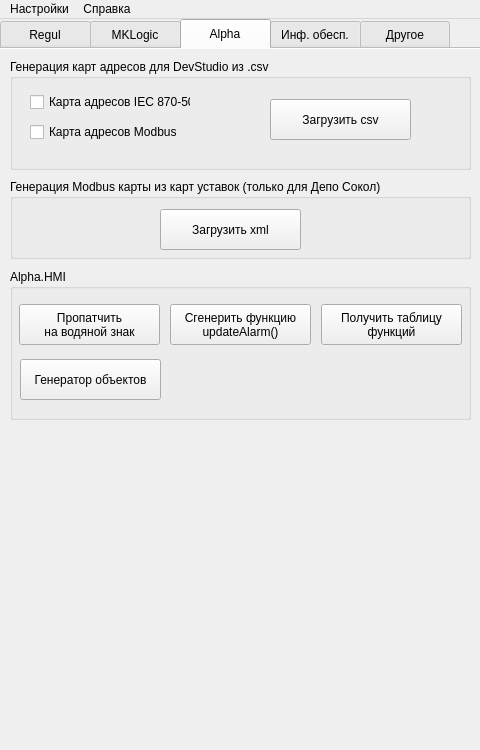
<?xml version="1.0" encoding="UTF-8"?>
<ui version="4.0">
 <class>MainWindow</class>
 <widget class="QMainWindow" name="MainWindow">
  <property name="geometry">
   <rect>
    <x>0</x>
    <y>0</y>
    <width>480</width>
    <height>750</height>
   </rect>
  </property>
  <property name="sizePolicy">
   <sizepolicy hsizetype="Fixed" vsizetype="Fixed">
    <horstretch>0</horstretch>
    <verstretch>0</verstretch>
   </sizepolicy>
  </property>
  <property name="minimumSize">
   <size>
    <width>480</width>
    <height>750</height>
   </size>
  </property>
  <property name="maximumSize">
   <size>
    <width>480</width>
    <height>750</height>
   </size>
  </property>
  <property name="baseSize">
   <size>
    <width>450</width>
    <height>650</height>
   </size>
  </property>
  <property name="windowTitle">
   <string>ИТР Конфигуратор</string>
  </property>
  <property name="windowIcon">
   <iconset resource="../resources/resources.qrc">
    <normaloff>:/icon.ico</normaloff>:/icon.ico</iconset>
  </property>
  <property name="documentMode">
   <bool>false</bool>
  </property>
  <property name="tabShape">
   <enum>QTabWidget::Rounded</enum>
  </property>
  <property name="dockNestingEnabled">
   <bool>false</bool>
  </property>
  <widget class="QWidget" name="centralwidget">
   <widget class="QTabWidget" name="tabWidget">
    <property name="geometry">
     <rect>
      <x>0</x>
      <y>0</y>
      <width>481</width>
      <height>701</height>
     </rect>
    </property>
    <property name="sizePolicy">
     <sizepolicy hsizetype="Fixed" vsizetype="Fixed">
      <horstretch>0</horstretch>
      <verstretch>0</verstretch>
     </sizepolicy>
    </property>
    <property name="statusTip">
     <string/>
    </property>
    <property name="styleSheet">
     <string notr="true">QTabBar::tab 
{
	height: 30;
	width: 90;
}
</string>
    </property>
    <property name="tabPosition">
     <enum>QTabWidget::North</enum>
    </property>
    <property name="tabShape">
     <enum>QTabWidget::Rounded</enum>
    </property>
    <property name="currentIndex">
     <number>2</number>
    </property>
    <property name="documentMode">
     <bool>true</bool>
    </property>
    <widget class="QWidget" name="t0_regul">
     <property name="statusTip">
      <string/>
     </property>
     <property name="whatsThis">
      <string/>
     </property>
     <attribute name="title">
      <string>Regul</string>
     </attribute>
     <attribute name="toolTip">
      <string>Генерация ПО для ПЛК Regul</string>
     </attribute>
     <widget class="QGroupBox" name="RegulAppGroup">
      <property name="geometry">
       <rect>
        <x>10</x>
        <y>10</y>
        <width>461</width>
        <height>161</height>
       </rect>
      </property>
      <property name="title">
       <string>Преобразование xml файлов ПО</string>
      </property>
      <widget class="QComboBox" name="cbox_regulPLC">
       <property name="geometry">
        <rect>
         <x>243</x>
         <y>50</y>
         <width>111</width>
         <height>21</height>
        </rect>
       </property>
       <property name="toolTip">
        <string/>
       </property>
       <property name="statusTip">
        <string>Выбор ПЛК</string>
       </property>
      </widget>
      <widget class="QLabel" name="label_regulPLC">
       <property name="geometry">
        <rect>
         <x>260</x>
         <y>30</y>
         <width>71</width>
         <height>16</height>
        </rect>
       </property>
       <property name="text">
        <string>Выбор ПЛК</string>
       </property>
      </widget>
      <widget class="QPushButton" name="btn_regulLoadXML">
       <property name="geometry">
        <rect>
         <x>230</x>
         <y>100</y>
         <width>141</width>
         <height>41</height>
        </rect>
       </property>
       <property name="statusTip">
        <string>Загрузить ЭЛСИ-ТМК.xml и ЭЛСИ-ТМК_Application.xml</string>
       </property>
       <property name="text">
        <string>Загрузить xml</string>
       </property>
      </widget>
      <widget class="QGroupBox" name="groupBox_OS">
       <property name="geometry">
        <rect>
         <x>20</x>
         <y>30</y>
         <width>131</width>
         <height>91</height>
        </rect>
       </property>
       <property name="title">
        <string>Версия устройств</string>
       </property>
       <widget class="QCheckBox" name="chb_RegulBus_OS">
        <property name="geometry">
         <rect>
          <x>10</x>
          <y>30</y>
          <width>101</width>
          <height>20</height>
         </rect>
        </property>
        <property name="statusTip">
         <string>Влияет на обращение к модулям DI/DO</string>
        </property>
        <property name="text">
         <string>RegulBus OS</string>
        </property>
       </widget>
       <widget class="QCheckBox" name="chb_iec104s_OS">
        <property name="geometry">
         <rect>
          <x>10</x>
          <y>55</y>
          <width>101</width>
          <height>20</height>
         </rect>
        </property>
        <property name="statusTip">
         <string>Влияет только на мс/с во времени выборки. ОС - мс, не ОС - сек</string>
        </property>
        <property name="text">
         <string>Iec104Slave OS</string>
        </property>
       </widget>
      </widget>
     </widget>
     <widget class="QGroupBox" name="RegulModbusGroup">
      <property name="geometry">
       <rect>
        <x>10</x>
        <y>180</y>
        <width>461</width>
        <height>211</height>
       </rect>
      </property>
      <property name="title">
       <string>Генерация Modbus устройств из csv</string>
      </property>
      <widget class="QPushButton" name="btn_TemplatesPath">
       <property name="geometry">
        <rect>
         <x>230</x>
         <y>20</y>
         <width>141</width>
         <height>41</height>
        </rect>
       </property>
       <property name="statusTip">
        <string>Выбор папки в которой хранятся шаблоны</string>
       </property>
       <property name="text">
        <string>Выбрать папку
 с шаблонами</string>
       </property>
       <property name="autoDefault">
        <bool>false</bool>
       </property>
       <property name="default">
        <bool>false</bool>
       </property>
       <property name="flat">
        <bool>false</bool>
       </property>
      </widget>
      <widget class="QLabel" name="label_TemplatesTotal">
       <property name="geometry">
        <rect>
         <x>10</x>
         <y>30</y>
         <width>151</width>
         <height>16</height>
        </rect>
       </property>
       <property name="text">
        <string>Доступно шаблонов: 0</string>
       </property>
      </widget>
      <widget class="QLabel" name="label_TemplatesPath">
       <property name="geometry">
        <rect>
         <x>10</x>
         <y>50</y>
         <width>41</width>
         <height>20</height>
        </rect>
       </property>
       <property name="text">
        <string>Путь</string>
       </property>
      </widget>
      <widget class="QPushButton" name="btn_TemplateGen">
       <property name="geometry">
        <rect>
         <x>150</x>
         <y>160</y>
         <width>141</width>
         <height>41</height>
        </rect>
       </property>
       <property name="statusTip">
        <string>Загрузка всех csv для парсинга шаблонов</string>
       </property>
       <property name="text">
        <string>Загрузить csv</string>
       </property>
       <property name="autoDefault">
        <bool>false</bool>
       </property>
       <property name="default">
        <bool>false</bool>
       </property>
       <property name="flat">
        <bool>false</bool>
       </property>
      </widget>
      <widget class="QLineEdit" name="ledit_TemplatesPath">
       <property name="geometry">
        <rect>
         <x>10</x>
         <y>70</y>
         <width>361</width>
         <height>22</height>
        </rect>
       </property>
       <property name="text">
        <string>-</string>
       </property>
       <property name="readOnly">
        <bool>true</bool>
       </property>
      </widget>
      <widget class="QLabel" name="label_TemplatesVersion">
       <property name="geometry">
        <rect>
         <x>11</x>
         <y>100</y>
         <width>111</width>
         <height>20</height>
        </rect>
       </property>
       <property name="text">
        <string>Версия устройств</string>
       </property>
      </widget>
      <widget class="QLineEdit" name="ledit_TemplatesVersion">
       <property name="geometry">
        <rect>
         <x>123</x>
         <y>100</y>
         <width>111</width>
         <height>21</height>
        </rect>
       </property>
       <property name="statusTip">
        <string>Изменение версии modbus устройств</string>
       </property>
       <property name="text">
        <string>1.6.5.1</string>
       </property>
       <property name="alignment">
        <set>Qt::AlignCenter</set>
       </property>
      </widget>
      <widget class="QCheckBox" name="checkb_TemlatesOS">
       <property name="geometry">
        <rect>
         <x>11</x>
         <y>130</y>
         <width>241</width>
         <height>20</height>
        </rect>
       </property>
       <property name="statusTip">
        <string>Выходные шаблоны будут версии OS, иначе не OS</string>
       </property>
       <property name="text">
        <string>Преобразовать шаблоны к OS версии</string>
       </property>
      </widget>
     </widget>
     <widget class="QGroupBox" name="SokolMBS_Group">
      <property name="geometry">
       <rect>
        <x>10</x>
        <y>400</y>
        <width>461</width>
        <height>80</height>
       </rect>
      </property>
      <property name="title">
       <string>Генерация Modbus устройств по .xlsx таблице (name, ip, template)</string>
      </property>
      <widget class="QPushButton" name="pb_openExellTable_withTemplates">
       <property name="geometry">
        <rect>
         <x>150</x>
         <y>30</y>
         <width>141</width>
         <height>41</height>
        </rect>
       </property>
       <property name="statusTip">
        <string>Рядом с таблицей должна быть папка templates с .xml шаблонами (Сокол)</string>
       </property>
       <property name="text">
        <string>Открыть таблицу .xlsx</string>
       </property>
      </widget>
     </widget>
    </widget>
    <widget class="QWidget" name="t1_mk">
     <property name="statusTip">
      <string/>
     </property>
     <attribute name="title">
      <string>MKLogic</string>
     </attribute>
     <attribute name="toolTip">
      <string>Генерация ПО для ПЛК MKLogic</string>
     </attribute>
     <widget class="QGroupBox" name="MKGroupBox">
      <property name="geometry">
       <rect>
        <x>10</x>
        <y>10</y>
        <width>461</width>
        <height>161</height>
       </rect>
      </property>
      <property name="title">
       <string>Преобразование xml файлов ПО</string>
      </property>
      <widget class="QPushButton" name="btn_isagrafLoadXML">
       <property name="geometry">
        <rect>
         <x>300</x>
         <y>60</y>
         <width>141</width>
         <height>41</height>
        </rect>
       </property>
       <property name="statusTip">
        <string>Загрузить ЭЛСИ-ТМК_Application.xml</string>
       </property>
       <property name="text">
        <string>Загрузить xml</string>
       </property>
      </widget>
      <widget class="QCheckBox" name="chb_isagrafSplitLargeFiles">
       <property name="geometry">
        <rect>
         <x>20</x>
         <y>30</y>
         <width>181</width>
         <height>20</height>
        </rect>
       </property>
       <property name="text">
        <string>Разделять большие файлы</string>
       </property>
      </widget>
      <widget class="QGroupBox" name="groupBox_LargeFiles">
       <property name="geometry">
        <rect>
         <x>20</x>
         <y>60</y>
         <width>171</width>
         <height>51</height>
        </rect>
       </property>
       <property name="title">
        <string>Максимально строк</string>
       </property>
       <widget class="QLineEdit" name="lineEdit_isagraf_maxlines">
        <property name="geometry">
         <rect>
          <x>20</x>
          <y>20</y>
          <width>131</width>
          <height>22</height>
         </rect>
        </property>
        <property name="alignment">
         <set>Qt::AlignCenter</set>
        </property>
       </widget>
      </widget>
     </widget>
    </widget>
    <widget class="QWidget" name="t2_dev">
     <attribute name="title">
      <string>Alpha</string>
     </attribute>
     <attribute name="toolTip">
      <string>Генерация карт адресов для DevStudio и др</string>
     </attribute>
     <widget class="QGroupBox" name="groupBox_Dev1">
      <property name="geometry">
       <rect>
        <x>10</x>
        <y>10</y>
        <width>461</width>
        <height>111</height>
       </rect>
      </property>
      <property name="title">
       <string>Генерация карт адресов для DevStudio из .csv</string>
      </property>
      <widget class="QCheckBox" name="chb_IEC870_csv">
       <property name="geometry">
        <rect>
         <x>20</x>
         <y>33</y>
         <width>161</width>
         <height>20</height>
        </rect>
       </property>
       <property name="text">
        <string>Карта адресов IEC 870-50</string>
       </property>
       <property name="checked">
        <bool>false</bool>
       </property>
      </widget>
      <widget class="QCheckBox" name="chb_Modbus_csv">
       <property name="geometry">
        <rect>
         <x>20</x>
         <y>63</y>
         <width>151</width>
         <height>20</height>
        </rect>
       </property>
       <property name="text">
        <string>Карта адресов Modbus</string>
       </property>
      </widget>
      <widget class="QPushButton" name="pb_loadCsv_dev">
       <property name="geometry">
        <rect>
         <x>260</x>
         <y>40</y>
         <width>141</width>
         <height>41</height>
        </rect>
       </property>
       <property name="text">
        <string>Загрузить csv</string>
       </property>
      </widget>
     </widget>
     <widget class="QGroupBox" name="groupBox_Dev2">
      <property name="geometry">
       <rect>
        <x>10</x>
        <y>130</y>
        <width>461</width>
        <height>80</height>
       </rect>
      </property>
      <property name="title">
       <string>Генерация Modbus карты из карт уставок (только для Депо Сокол)</string>
      </property>
      <widget class="QPushButton" name="pb_loadXml_dev_Sokol">
       <property name="geometry">
        <rect>
         <x>150</x>
         <y>30</y>
         <width>141</width>
         <height>41</height>
        </rect>
       </property>
       <property name="text">
        <string>Загрузить xml</string>
       </property>
      </widget>
     </widget>
     <widget class="QGroupBox" name="groupBox_Dev3">
      <property name="geometry">
       <rect>
        <x>10</x>
        <y>220</y>
        <width>461</width>
        <height>151</height>
       </rect>
      </property>
      <property name="title">
       <string>Alpha.HMI</string>
      </property>
      <widget class="QPushButton" name="pb_HMI_RemoveWaterMark">
       <property name="geometry">
        <rect>
         <x>9</x>
         <y>35</y>
         <width>141</width>
         <height>41</height>
        </rect>
       </property>
       <property name="toolTip">
        <string/>
       </property>
       <property name="statusTip">
        <string>Выбрать alpha.hmi.ui.dll (win) или libalpha.hmi.ui.so (linux)</string>
       </property>
       <property name="text">
        <string>Пропатчить
на водяной знак</string>
       </property>
      </widget>
      <widget class="QPushButton" name="pb_HMI_genUpdateAlarmFun">
       <property name="geometry">
        <rect>
         <x>160</x>
         <y>35</y>
         <width>141</width>
         <height>41</height>
        </rect>
       </property>
       <property name="toolTip">
        <string/>
       </property>
       <property name="statusTip">
        <string>Выбрать файл настроек SETTINGS.xml из папки support HMI проекта</string>
       </property>
       <property name="text">
        <string>Сгенерить функцию
updateAlarm()</string>
       </property>
      </widget>
      <widget class="QPushButton" name="pb_HMI_genFunctionTable">
       <property name="geometry">
        <rect>
         <x>311</x>
         <y>35</y>
         <width>141</width>
         <height>41</height>
        </rect>
       </property>
       <property name="toolTip">
        <string/>
       </property>
       <property name="statusTip">
        <string>Выбрать файл настроек SETTINGS.xml из папки support HMI проекта</string>
       </property>
       <property name="text">
        <string>Получить таблицу
функций</string>
       </property>
      </widget>
      <widget class="QPushButton" name="pb_HMI_ObjectGen">
       <property name="geometry">
        <rect>
         <x>10</x>
         <y>90</y>
         <width>141</width>
         <height>41</height>
        </rect>
       </property>
       <property name="toolTip">
        <string/>
       </property>
       <property name="statusTip">
        <string>Загрузить xml с типами объектов, затем csv формата &lt;Type,Name,Alias,Location&gt;</string>
       </property>
       <property name="text">
        <string>Генератор объектов</string>
       </property>
      </widget>
     </widget>
    </widget>
    <widget class="QWidget" name="t3_io">
     <attribute name="title">
      <string>Инф. обесп.</string>
     </attribute>
     <attribute name="toolTip">
      <string>Генерация Инф. обеспечения</string>
     </attribute>
     <widget class="QPushButton" name="pb_IO_load">
      <property name="geometry">
       <rect>
        <x>270</x>
        <y>40</y>
        <width>181</width>
        <height>41</height>
       </rect>
      </property>
      <property name="mouseTracking">
       <bool>true</bool>
      </property>
      <property name="statusTip">
       <string>Открыть окно выбора csv файлов</string>
      </property>
      <property name="text">
       <string>Загрузить csv файл(ы)</string>
      </property>
     </widget>
     <widget class="QGroupBox" name="groupBox_In">
      <property name="geometry">
       <rect>
        <x>10</x>
        <y>10</y>
        <width>171</width>
        <height>101</height>
       </rect>
      </property>
      <property name="title">
       <string>Парсинг адресных свойств</string>
      </property>
      <widget class="QRadioButton" name="rb_IO_Native">
       <property name="geometry">
        <rect>
         <x>10</x>
         <y>30</y>
         <width>161</width>
         <height>20</height>
        </rect>
       </property>
       <property name="toolTip">
        <string/>
       </property>
       <property name="statusTip">
        <string>Свойство 7050, атрибуты ProtocolType, Address, Station</string>
       </property>
       <property name="text">
        <string>Брать из свойства 7050</string>
       </property>
      </widget>
      <widget class="QRadioButton" name="rb_IO_Complex">
       <property name="geometry">
        <rect>
         <x>10</x>
         <y>60</y>
         <width>151</width>
         <height>20</height>
        </rect>
       </property>
       <property name="toolTip">
        <string/>
       </property>
       <property name="statusTip">
        <string>Свойста IEC address (5564), IEC address type (5565), IEC address station (5567)</string>
       </property>
       <property name="text">
        <string>Брать из св-в 5564-5567</string>
       </property>
       <property name="checked">
        <bool>true</bool>
       </property>
      </widget>
     </widget>
     <widget class="QGroupBox" name="groupBox_Out">
      <property name="geometry">
       <rect>
        <x>10</x>
        <y>420</y>
        <width>191</width>
        <height>141</height>
       </rect>
      </property>
      <property name="title">
       <string>Настройки генерации ИО</string>
      </property>
      <widget class="QCheckBox" name="chb_IO_Rezerv">
       <property name="geometry">
        <rect>
         <x>10</x>
         <y>30</y>
         <width>151</width>
         <height>20</height>
        </rect>
       </property>
       <property name="toolTip">
        <string/>
       </property>
       <property name="statusTip">
        <string>Не включать в генерацию ИО строчки, которые оканчиваются на &quot; Резерв&quot;</string>
       </property>
       <property name="text">
        <string>Не включать &quot; Резерв&quot;</string>
       </property>
       <property name="checked">
        <bool>true</bool>
       </property>
      </widget>
      <widget class="QCheckBox" name="chb_IO_Empty">
       <property name="geometry">
        <rect>
         <x>10</x>
         <y>60</y>
         <width>141</width>
         <height>20</height>
        </rect>
       </property>
       <property name="toolTip">
        <string/>
       </property>
       <property name="statusTip">
        <string>Не включать в генерацию ИО строчки с пустым описанием</string>
       </property>
       <property name="text">
        <string>Не включать Пустые</string>
       </property>
       <property name="checked">
        <bool>true</bool>
       </property>
      </widget>
      <widget class="QCheckBox" name="chb_IO_Highlight">
       <property name="geometry">
        <rect>
         <x>10</x>
         <y>90</y>
         <width>181</width>
         <height>20</height>
        </rect>
       </property>
       <property name="toolTip">
        <string/>
       </property>
       <property name="statusTip">
        <string>Подсветить желтым строку , если адрес не является уникальным</string>
       </property>
       <property name="text">
        <string>Подсвечивать наложения</string>
       </property>
       <property name="checked">
        <bool>true</bool>
       </property>
      </widget>
     </widget>
     <widget class="QPushButton" name="pb_IO_gen">
      <property name="geometry">
       <rect>
        <x>270</x>
        <y>470</y>
        <width>181</width>
        <height>41</height>
       </rect>
      </property>
      <property name="mouseTracking">
       <bool>true</bool>
      </property>
      <property name="statusTip">
       <string>Генерация xlsx файла с ИО</string>
      </property>
      <property name="text">
       <string>Сгенерировать ИО</string>
      </property>
     </widget>
     <widget class="QTableWidget" name="tableWidget_IO">
      <property name="geometry">
       <rect>
        <x>10</x>
        <y>130</y>
        <width>461</width>
        <height>261</height>
       </rect>
      </property>
      <property name="sizePolicy">
       <sizepolicy hsizetype="Fixed" vsizetype="Fixed">
        <horstretch>0</horstretch>
        <verstretch>0</verstretch>
       </sizepolicy>
      </property>
      <property name="baseSize">
       <size>
        <width>0</width>
        <height>0</height>
       </size>
      </property>
      <property name="editTriggers">
       <set>QAbstractItemView::NoEditTriggers</set>
      </property>
      <property name="selectionMode">
       <enum>QAbstractItemView::NoSelection</enum>
      </property>
      <property name="selectionBehavior">
       <enum>QAbstractItemView::SelectRows</enum>
      </property>
      <property name="rowCount">
       <number>0</number>
      </property>
      <property name="columnCount">
       <number>5</number>
      </property>
      <attribute name="horizontalHeaderDefaultSectionSize">
       <number>100</number>
      </attribute>
      <attribute name="horizontalHeaderShowSortIndicator" stdset="0">
       <bool>false</bool>
      </attribute>
      <attribute name="verticalHeaderVisible">
       <bool>false</bool>
      </attribute>
      <column/>
      <column/>
      <column/>
      <column/>
      <column/>
     </widget>
     <widget class="QPushButton" name="pb_IO_gen_txt">
      <property name="geometry">
       <rect>
        <x>270</x>
        <y>540</y>
        <width>181</width>
        <height>41</height>
       </rect>
      </property>
      <property name="font">
       <font>
        <stylestrategy>PreferDefault</stylestrategy>
       </font>
      </property>
      <property name="mouseTracking">
       <bool>true</bool>
      </property>
      <property name="statusTip">
       <string>Генерация txt файла с описанием сигналов</string>
      </property>
      <property name="text">
       <string>Создать txt файл описаний
 для МЭК вьюшки</string>
      </property>
     </widget>
    </widget>
    <widget class="QWidget" name="t4_other">
     <attribute name="title">
      <string>Другое</string>
     </attribute>
     <widget class="QGroupBox" name="groupBox">
      <property name="geometry">
       <rect>
        <x>10</x>
        <y>10</y>
        <width>461</width>
        <height>80</height>
       </rect>
      </property>
      <property name="title">
       <string>ЭЛСИ-ТМК</string>
      </property>
      <widget class="QPushButton" name="pb_Other_DenyRequest">
       <property name="geometry">
        <rect>
         <x>130</x>
         <y>20</y>
         <width>191</width>
         <height>41</height>
        </rect>
       </property>
       <property name="statusTip">
        <string>Принудительно ставим deny_request флаги в крейте</string>
       </property>
       <property name="text">
        <string>Проставить DenyRequest флаги</string>
       </property>
      </widget>
     </widget>
    </widget>
   </widget>
  </widget>
  <widget class="QMenuBar" name="menubar">
   <property name="geometry">
    <rect>
     <x>0</x>
     <y>0</y>
     <width>480</width>
     <height>22</height>
    </rect>
   </property>
   <widget class="QMenu" name="menu_settings">
    <property name="title">
     <string>Настройки</string>
    </property>
    <addaction name="action_settings"/>
   </widget>
   <widget class="QMenu" name="menu_about">
    <property name="title">
     <string>Справка</string>
    </property>
    <addaction name="action_about"/>
   </widget>
   <addaction name="menu_settings"/>
   <addaction name="menu_about"/>
  </widget>
  <widget class="QStatusBar" name="statusbar">
   <property name="sizePolicy">
    <sizepolicy hsizetype="Preferred" vsizetype="Preferred">
     <horstretch>0</horstretch>
     <verstretch>0</verstretch>
    </sizepolicy>
   </property>
   <property name="sizeGripEnabled">
    <bool>false</bool>
   </property>
  </widget>
  <action name="action_settings">
   <property name="text">
    <string>Настройки приложения</string>
   </property>
  </action>
  <action name="action_about">
   <property name="text">
    <string>О приложении</string>
   </property>
  </action>
 </widget>
 <resources>
  <include location="../resources/resources.qrc"/>
 </resources>
 <connections/>
</ui>
